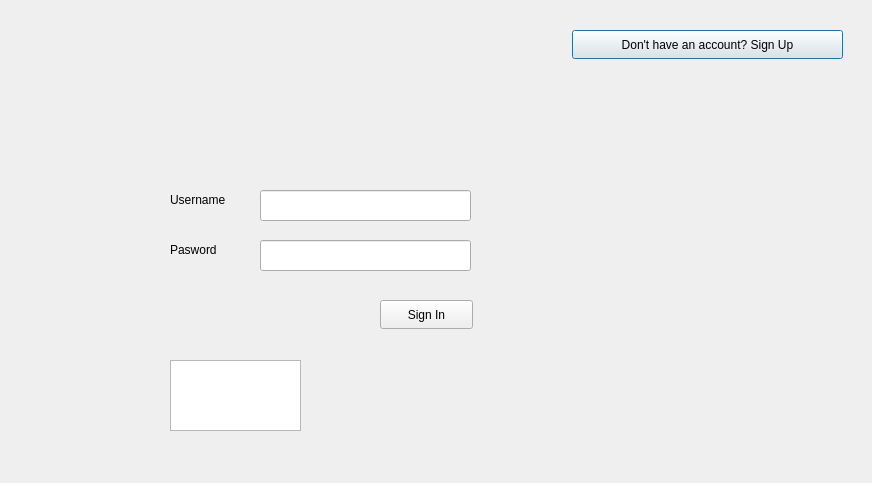
<?xml version="1.0" encoding="UTF-8"?>
<ui version="4.0">
 <class>SignIn</class>
 <widget class="QDialog" name="SignIn">
  <property name="geometry">
   <rect>
    <x>0</x>
    <y>0</y>
    <width>872</width>
    <height>483</height>
   </rect>
  </property>
  <property name="windowTitle">
   <string>Dialog</string>
  </property>
  <widget class="QLineEdit" name="lineEdit">
   <property name="geometry">
    <rect>
     <x>260</x>
     <y>190</y>
     <width>211</width>
     <height>31</height>
    </rect>
   </property>
  </widget>
  <widget class="QLineEdit" name="lineEdit_2">
   <property name="geometry">
    <rect>
     <x>260</x>
     <y>240</y>
     <width>211</width>
     <height>31</height>
    </rect>
   </property>
  </widget>
  <widget class="QLabel" name="label">
   <property name="geometry">
    <rect>
     <x>170</x>
     <y>190</y>
     <width>91</width>
     <height>20</height>
    </rect>
   </property>
   <property name="text">
    <string>Username</string>
   </property>
  </widget>
  <widget class="QLabel" name="label_2">
   <property name="geometry">
    <rect>
     <x>170</x>
     <y>240</y>
     <width>63</width>
     <height>20</height>
    </rect>
   </property>
   <property name="text">
    <string>Pasword</string>
   </property>
  </widget>
  <widget class="QPushButton" name="pushButton">
   <property name="geometry">
    <rect>
     <x>572</x>
     <y>30</y>
     <width>271</width>
     <height>29</height>
    </rect>
   </property>
   <property name="text">
    <string>Don't have an account? Sign Up</string>
   </property>
  </widget>
  <widget class="QPushButton" name="pushButton_2">
   <property name="geometry">
    <rect>
     <x>380</x>
     <y>300</y>
     <width>93</width>
     <height>29</height>
    </rect>
   </property>
   <property name="text">
    <string>Sign In</string>
   </property>
  </widget>
  <widget class="QTextEdit" name="textEdit">
   <property name="geometry">
    <rect>
     <x>170</x>
     <y>360</y>
     <width>131</width>
     <height>71</height>
    </rect>
   </property>
  </widget>
 </widget>
 <resources/>
 <connections/>
</ui>
